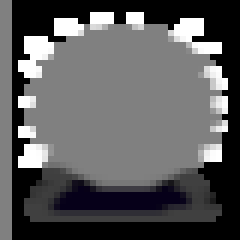
#> input picture image_gen/_new_stuff/orbs/orb.png, 40 x 40 px (shown 6 times larger)
$ python orb_combine.py
#> lines starting #> are read from the running program, lines starting #| are printed output that depends on the picture
### image_gen/base.py

import cv2
import numpy as np


def applyMatrix(img, matrix):
    #applies a 4x4 matrix to each pixel of image
    #recall that arithmetic is done mod 256, so might want to normalize
    return np.dot(img, np.transpose(matrix))

def whitenAlpha(img):
    #r, g, b = alpha
    return applyMatrix(img,np.array([[0,0,0,1],[0,0,0,1],[0,0,0,1],[0,0,0,1]]))

# [4 lines left out: function whitenBrightness, not called in this run]

def toColor(img,b,g,r):
    #b, g, r are numbers from 0 to 1.
    #blue part <= alpha*blue number as input
    #similar for the others
    return applyMatrix(whitenAlpha(img),np.array([[b,0,0,0],[g,0,0,0],[r,0,0,0],[0,0,0,1]]))

# [5 lines left out: function toColorBrightness, not called in this run]


def addTransparent(img1, img2):
    #uses img2's alpha channel
    #img1's alpha is completely ignored and unaffected
    #remember: 0 is fully transparent, 255 (scaled to 1 here) is opaque
    #img1's value = (1 - img2's alpha) * img1's value + (img2's alpha) * img2's value
    #mutates img1
    alphas = 1/255 * img2[:,:,3]
    oneMinus = np.full(img1.shape[0:2], 1) - alphas
    for i in range(3):
        img1[:,:,i] = np.multiply(oneMinus, img1[:,:,i]) + np.multiply(alphas, img2[:,:,i]) #component wise multiplication


# img1's alpha = img2's alpha. All else unchanged
def copyTransparency(img1, img2):
    img1[:,:,3] = img2[:,:,3]
#first "real" example

#define colors
colors = {
    "blue":[1,0,0],
    "green":[0,1,0],
    "red":[0,0,1],
    "silver":[0.5,0.5,0.5],
    "yellow":[0,1,1],
    "purple":[1,0,0.7],
    "black":[0,0,0],
    "cyan":[1,1,0],
    "gray1":[0.1,0.1,0.1],
    "gray2":[0.2,0.2,0.2],
    "gray3":[0.3,0.3,0.3],
    "white":[1,1,1],

}

### image_gen/_new_stuff/orbs/orb_combine.py
import sys
import cv2
import numpy as np


sys.path.append("D:/Desktop/games/toposort_game/image_gen")
#print(sys.path)
from base import *

forbiddenPairs = ["red explosion" , "red flame", "green leaf"]
for orb in ["blue","green","red","purple","cyan","yellow","silver"]:
    for insideObj in ["dagger","gem","flame","ghost","explosion", "leaf", "bomb"]:
        if(forbiddenPairs.count(orb + " " + insideObj) > 0):
            continue
        else:

            orbImg = cv2.imread("orb.png",cv2.IMREAD_UNCHANGED)
#> orbImg is the input picture: shape (40, 40, 4); mean B, G, R, A 91.6, 90.4, 90.7, 129
            orbReplace = cv2.imread("orb_replace.png",cv2.IMREAD_UNCHANGED)
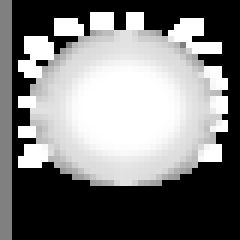
#> input picture image_gen/_new_stuff/orbs/orb_replace.png, 40 x 40 px (shown 6 times larger)
#> orbReplace is the input picture: shape (40, 40, 4); mean B, G, R, A 124.7, 124.7, 124.7, 83.9
            inside = cv2.imread(insideObj + ".png", cv2.IMREAD_UNCHANGED);
            #print(inside)
            #color the orb orb
            addTransparent(orbImg, toColor(orbReplace, colors[orb][0], colors[orb][1], colors[orb][2]))
#> in applyMatrix, `return np.dot(img, np.transpose(matrix))`:
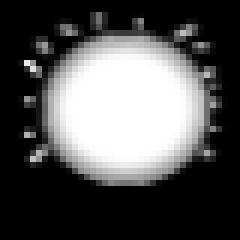
#> returned value: shape (40, 40, 4) int64 (shown 6 times larger); mean of channels 0, 1, 2, 3 83.9, 83.9, 83.9, 83.9; drawn as B, G, R
#> in applyMatrix (call 2), `return np.dot(img, np.transpose(matrix))`:
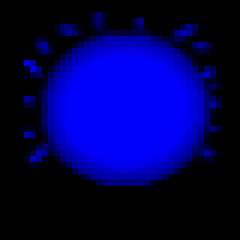
#> returned value: shape (40, 40, 4) int64 (shown 6 times larger); mean of channels 0, 1, 2, 3 83.9, 0, 0, 83.9; drawn as B, G, R
#> in addTransparent, `oneMinus = np.full(img1.shape[0:2], 1) - alphas`:
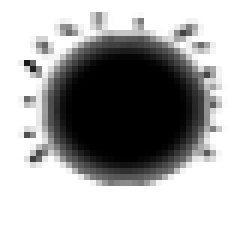
#> oneMinus: shape (40, 40) float64 (shown 6 times larger); min 0, max 1, mean 0.671
#> after the loop in addTransparent, `for i in range(3):`:
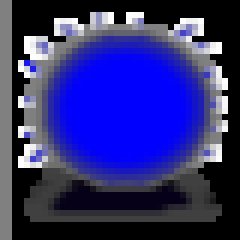
#> img1: shape (40, 40, 4) (shown 6 times larger); mean B, G, R, A 118.6, 45.8, 46.1, 129
            #add inside object
#> (the run stopped early here; a loop or call above may not have finished)
